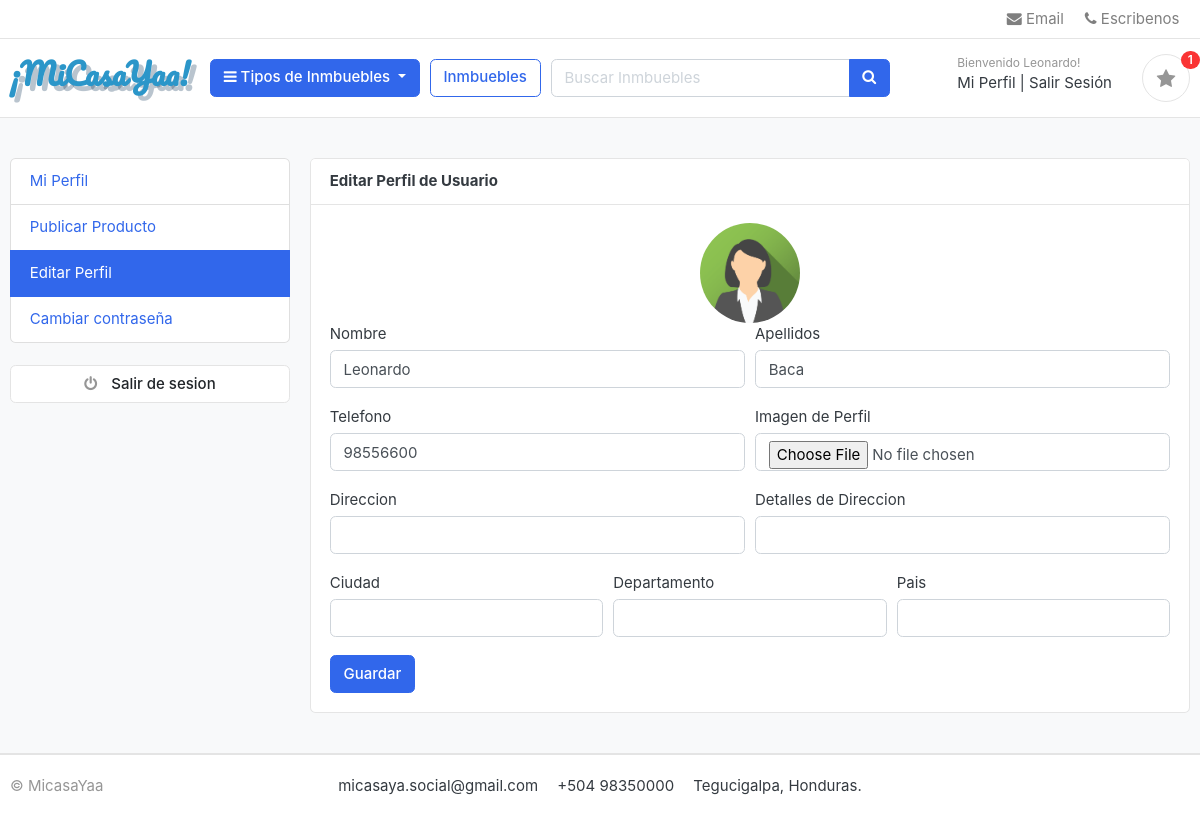
Page /accounts/edit_profile/ (signed in) on the committed database.
### accounts/models.py (models this page shows, shortened)
class Account(AbstractBaseUser):
    first_name = models.CharField(max_length = 50)
    last_name = models.CharField(max_length = 50)
    username = models.CharField(max_length = 50, unique=True)
    email = models.CharField(max_length = 100, unique = True)
    phone_nomber = models.CharField(max_length = 50)
    date_joined = models.DateTimeField(auto_now_add=True)
    last_joined = models.DateTimeField(auto_now_add=True)
    is_admin = models.BooleanField(default = False)
    is_staff = models.BooleanField(default = False)
    is_active = models.BooleanField(default = False)
    is_superadmin = models.BooleanField(default = False)
    USERNAME_FIELD = 'email'
    REQUIRED_FIELDS = ['username','first_name', 'last_name']
    objects = MyAccountManager()

class UserProfile(models.Model):
    user = models.OneToOneField(Account, on_delete = models.CASCADE)
    address_line_1 = models.CharField(blank=True, max_length=100)
    address_line_2 = models.CharField(blank=True, max_length=100)
    profile_picture = models.ImageField(blank=True, upload_to='userprofile')
    city = models.CharField(blank=True, max_length=20)
    state = models.CharField(blank=True, max_length=20)
    country = models.CharField(blank=True, max_length=20)

### accounts/views.py (the view)
# urls.py: path('edit_profile/', views.edit_profile, name='edit_profile'),
@login_required(login_url='login')
def edit_profile(request):
    userprofile = get_object_or_404(UserProfile, user=request.user)
    if request.method == 'POST':
        user_form = UserForm(request.POST, instance=request.user)
        profile_form = UserProfileForm(request.POST, request.FILES, instance=userprofile)
        if user_form.is_valid() and profile_form.is_valid():
            user_form.save()
            profile_form.save()
            messages.success(request, 'Su informacion fue guardada con exito')
            return redirect('edit_profile')
    else:
        user_form = UserForm(instance=request.user)
        profile_form = UserProfileForm(instance=userprofile)
    context = {
        'user_form': user_form,
        'profile_form': profile_form,
        'userprofile': userprofile,
    }
    return render(request, 'accounts/edit_profile.html', context)

### accounts/forms.py
class UserForm(forms.ModelForm):
    class Meta:
        model = Account
        fields = ('first_name','last_name','phone_nomber')
    def __init__(self, *args, **kwargs):
        super(UserForm, self).__init__(*args, **kwargs)
        for field in self.fields:
            self.fields[field].widget.attrs['class']='form-control'

class UserProfileForm(forms.ModelForm):
    profile_picture = forms.ImageField(required=False, error_messages = {'invalid': ('Solo archivos de imagen')}, widget=forms.FileInput)
    class Meta:
        model = UserProfile
        fields = ('address_line_1', 'address_line_2', 'city', 'state', 'country', 'profile_picture')
    def __init__(self, *args, **kwargs):
        super(UserProfileForm, self).__init__(*args, **kwargs)
        for field in self.fields:
            self.fields[field].widget.attrs['class'] = 'form-control'

### category/context_processors.py (called while the page is built)
def menu_links(request):
    links = Category.objects.all()
    return dict(links=links)

### category/models.py (called while the page is built)
    def get_url(self):
        return reverse('products_by_category', args=[self.slug])
        print(get_url);

### favorites/context_processors.py (called while the page is built)
def counter(request):
    favorite_count = 0
    try:
        favorite = Favorite.objects.filter(favorite_id=_favorite_id(request))
        if request.user.is_authenticated:
            favorite_items = FavoriteItem.objects.all().filter(user=request.user)
        else:
            favorite_items = FavoriteItem.objects.all().filter(favorite=favorite[:1])
        for favorite_item in favorite_items:
            favorite_count += favorite_item.quantity
    except Favorite.DoesNotExist:
        favorite_count = 0
    return dict(favorite_count=favorite_count)

### favorites/views.py (called while the page is built)
def _favorite_id(request):
    favorite = request.session.session_key
    if not favorite:
        favorite = request.session.create()
    return favorite

### templates/accounts/edit_profile.html (shortened to what this page needs)
{% extends 'base.html' %}
{% block content %}
<section class="section-conten padding-y bg">
    <div class="container">
        <div class="row">
          {% include 'includes/dashboard_sidebar.html' %}
        <main class="col-md-9">
            <article class="card">
            <header class="card-header">
                <strong class="d-inline-block mr-3">Editar Perfil de Usuario</strong>
            </header>
            <div class="card-body">
              <div class="text-center">
                  <img src="{{userprofile.profile_picture.url}}" alt="Imagen de Perfil" width="100" style="border-radius:50px;">
              </div>
              <div class="row">
                <div class="col-md-12">
                  <form class="" action="{% url 'edit_profile' %}" method="post" enctype="multipart/form-data">
                      <div class="form-row">
                        <div class="form-group col-md-6">
                          <label for="">Nombre</label>
                          {{ user_form.first_name }}
                        </div>
                        <div class="form-group col-md-6">
                          <label for="">Apellidos</label>
                          {{ user_form.last_name }}
                        </div>
                      </div>
                        <div class="form-row">
                          <div class="form-group col-md-6">
                            <label for="">Telefono</label>
                            {{ user_form.phone_nomber }}
                          </div>
                          <div class="form-group col-md-6">
                            <label for="">Imagen de Perfil</label>
                            {{ profile_form.profile_picture }}
                          </div>
                        </div>
                          <div class="form-row">
                            <div class="form-group col-md-6">
                              <label for="">Direccion</label>
                              {{ profile_form.address_line_1 }}
                            </div>
                            <div class="form-group col-md-6">
                              <label for="">Detalles de Direccion</label>
                              {{ profile_form.address_line_2 }}
                            </div>
                          </div>
                          <div class="form-row">
                            <div class="form-group col-md-4">
                              <label for="">Ciudad</label>
                              {{ profile_form.city }}
                            </div>
                            <div class="form-group col-md-4">
                              <label for="">Departamento</label>
                              {{ profile_form.state}}
                            </div>
                            <div class="form-group col-md-4">
                              <label for="">Pais</label>
                              {{ profile_form.country }}
                            </div>
                          </div>
                          <input type="submit" name="" value="Guardar" class="btn btn-primary">
                  </form>
                </div>
              </div>
            </div>
            </article>
        </main>
    </div>
    </div>
    </section>
{% endblock %}

### templates/includes/navbar.html (shortened to what this page needs)
{% load static %}
  <header class="section-header">
  <nav class="navbar p-md-0 navbar-expand-sm navbar-light border-bottom">
  <div class="container">
    <div class="collapse navbar-collapse" id="navbarTop4">
      <ul class="navbar-nav">
  		<li><a href="mailto:<nowiki> micasaya.social@gmail.com" class="nav-link"> <i class="fa fa-envelope"></i> Email </a></li>
  		<li><a href="https://chatwith.io/s/micasayaa" class="nav-link"> <i class="fa fa-phone"></i> Escribenos </a></li>
  	 </ul>
    </div>
  </div>
  </nav>
  <section class="header-main border-bottom">
  	<div class="container">
  <div class="row align-items-center">
  	<div class="col-lg-2 col-md-3 col-6">
  		<a href="{% url 'home' %}" class="brand-wrap">
        <h2 style=" color: #2b96c9; font-family: 'Pacifico', cursive; text-shadow: 5px 5px #173C5D4D;"> ¡MiCasaYaa!</h2>
  		</a>
  	</div>
  	<div class="col-lg col-sm col-md col-6 flex-grow-0">
  		<div class="category-wrap dropdown d-inline-block float-right">
  			<button type="button" class="btn btn-primary dropdown-toggle" data-toggle="dropdown">
  				<i class="fa fa-bars"></i> Tipos de Inmbuebles
  			</button>
  		</div>
  	</div>
  	<a href="{% url 'store' %}" class="btn btn-outline-primary">Inmbuebles</a>
  	<div class="col-lg  col-md-6 col-sm-12 col">
      <form action="{% url 'search' %}" class="search">
  			<div class="input-group w-100">
  			    <input type="text" class="form-control" style="width:60%;" placeholder="Buscar Inmbuebles" name="keyword">
  			    <div class="input-group-append">
  			      <button class="btn btn-primary" type="submit">
  			        <i class="fa fa-search"></i>
  			      </button>
  			    </div>
  		    </div>
  		</form>
  	</div>
  	<div class="col-lg-3 col-sm-6 col-8 order-2 order-lg-3">
  				<div class="d-flex justify-content-end mb-3 mb-lg-0">
            {% if user.id is None %}
          	<div class="widget-header">
  						<small class="title text-muted">Bienvenido visitante!</small>
  						<div>
  							<a href="{% url 'login' %}">Iniciar Sesión</a> <span class="dark-transp"> | </span>
  							<a href="{% url 'register' %}"> Registrar</a>
  						</div>
  					</div>
              {% else %}
              <div class="widget-header">
                <small class="title text-muted">Bienvenido {{ user.first_name }}!</small>
    						<div>
    							<a href="{% url 'dashboard' %}">Mi Perfil</a> <span class="dark-transp"> | </span>
    							<a href="{% url 'logout' %}"> Salir Sesión</a>
    						</div>
  					</div>
              {% endif %}
  					<a href="{% url 'favorite' %}" class="widget-header pl-3 ml-3">
  						<div class="icon icon-sm rounded-circle border"><i class="fa fa-star"></i></div>
  						<span class="badge badge-pill badge-danger notify">{{ favorite_count }}</span>
  					</a>
  				</div>
  			</div>
  </div>
  	</div>
  </section>
  </header>

### static/css/ui.css (style rules this page uses)
html { font-family: "Inter", sans-serif; font-size: 15px; }
.icon-xs, .icon-sm, .icon-md, .icon-lg { display: inline-block; text-align: center; flex-shrink: 0; flex-grow: 0; }
.icon-sm { width: 48px; height: 48px; line-height: 48px !important; font-size: 20px; }
.padding-y { padding-top: 40px; padding-bottom: 40px; }
article:after, .form-group:after { display: block; clear: both; content: ""; }
.bg { background-color: #f8f9fa; }
.header-main { position: relative; padding-top: 1rem; padding-bottom: 1rem; }
.widget-header { display: inline-block; vertical-align: middle; position: relative; }
.widget-header a { color: #343a40; }
.widget-header i { color: #969696; }
.widget-header .title { display: block; }
.widget-header .notify { position: absolute; top: -3px; right: -10px; }
.notify { position: absolute; top: -4px; right: -10px; display: inline-block; padding: 0.25em 0.6em; font-size: 12px; line-height: 1; text-align: center; border-radius: 3rem; color: #fff; background-color: #fa3434; }

### rows in the picture
Account: first_name "Leonardo", last_name "Baca", phone_nomber "98556600"
UserProfile: profile_picture (placeholder picture)

### other values in the picture
{{ favorite_count }} "1"
